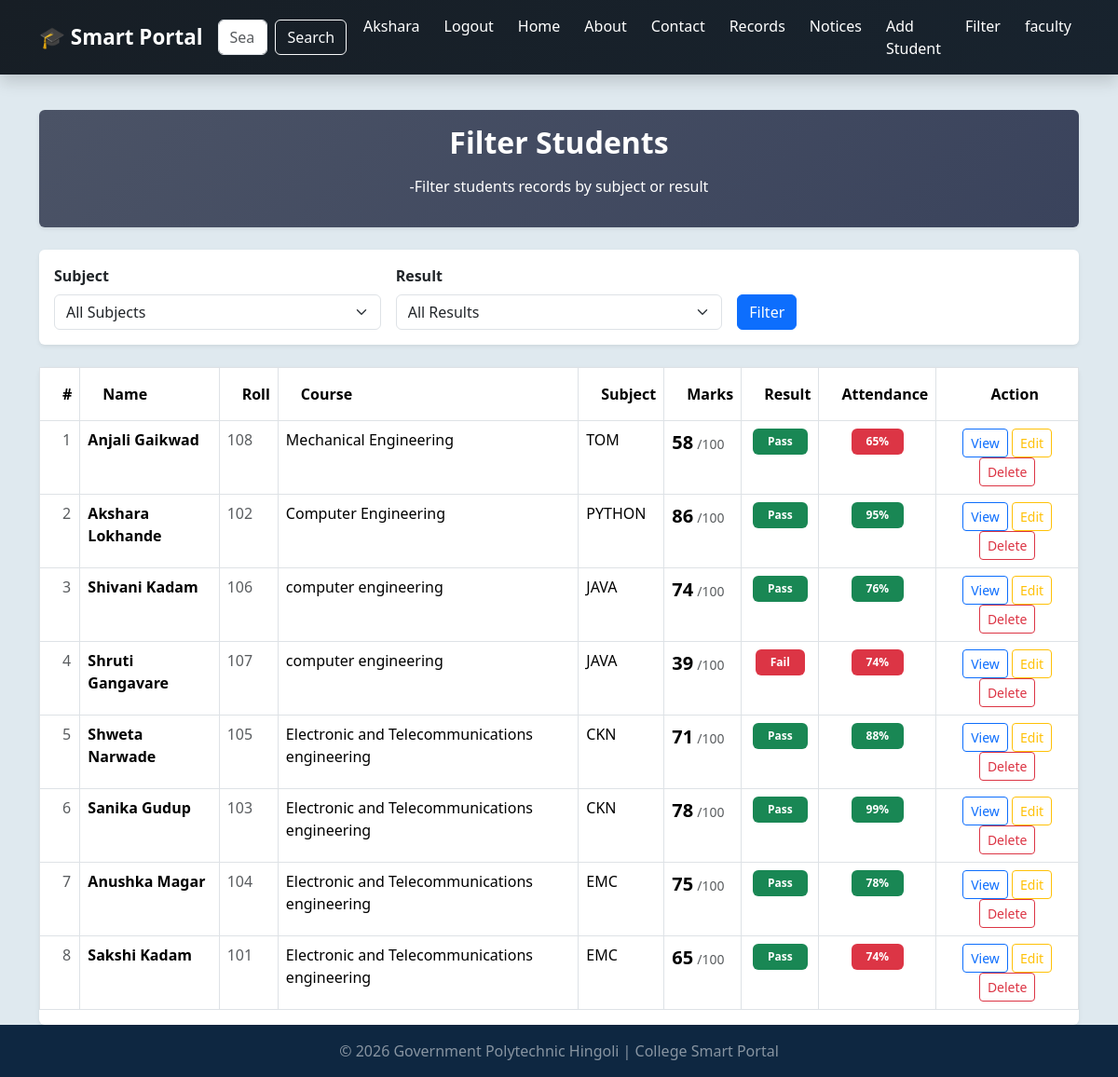
Screenshot of /filter (signed in) with the database file from the repository.
### tables this page shows
CREATE TABLE students(
                id INTEGER PRIMARY KEY AUTOINCREMENT,
                 name TEXT NOT NULL,
                 roll INTEGER NOT NULL,
                 course TEXT NOT NULL,
                 subject TEXT NOT NULL,
                 marks INTEGER NOT NULL,
                 attendance INTEGER DEFAULT 0
                 );

### app2.py (the view)
@app.route('/filter')
def filter_students():
    subject = request.args.get('subject','')
    selected_result = request.args.get('result','')
    conn = get_db()
    subjects = conn.execute('''SELECT DISTINCT subject FROM students
                        WHERE subject IS NOT NULL
                        AND subject !=""
                        ORDER BY subject ASC ''').fetchall()
    query = 'SELECT * FROM students WHERE 1=1'
    params = []
    if subject:
        query += ' AND subject = ?'
        params.append(subject)
    if selected_result == 'pass':
        query += ' AND marks >= 40'
    elif selected_result == 'fail':
        query += ' AND marks < 40'
    query += ' ORDER BY id DESC'
    students = conn.execute(query,params).fetchall()
    conn.close()
    return render_template('filter.html',students=students,selected_subject=subject, subjects=subjects,selected_result=selected_result)

### database.py (called while the page is built)
def get_db():
   conn=sqlite3.connect(DB_PATH)
   conn.row_factory= sqlite3.Row
   return conn

### templates/filter.html (shortened to what this page needs)
{% extends 'base.html' %}
{% block content %}
<div class="card mb-4 shadow-sm p-3"style="background:linear-gradient(135deg, #4b5366, #3a435c);">
<h2 class="fw-bold mb-3 text-white text-center">Filter Students</h2>
<p class="text-white text-center">-Filter students records by subject or result
</p>
</div>
<div class="card mb-4 shadow-sm">
    <div class="card-body">
        <form method="GET" action="{{ url_for('filter_students') }}">
            <div class="row g-3 align-items-end">
                <div class="col-md-4">
                    <label class="form-label fw-bold">Subject</label>
                    <select name="subject" class="form-select">
                        <option value="">All Subjects</option>
                    </select>
                </div>
                <div class="col-md-4">
                    <label class="form-label fw-bold">Result</label>
                        <select name="result" class="form-select">
                            <option value="">All Results</option>
                        </select>
                </div>
                <div class="col-md-4">
                    <button type="submit" class="btn btn-primary">Filter</button>
                </div>
            </div>
        </form>
    </div>
</div>
<div class="card shadow-sm">
    <div class="card-body p-0">
        {% if students|length == 0 %}
        <div class="text-center p-5">
            <h5 class="text-muted">No student records found.</h5>
            <a href="{{ url_for('add_student') }}" class="btn btn-primary mt-2">Add Student</a>
        </div>
        {% else %}
        <div class="table-responsive">
                <table class="table table-bordered table-hover">
                <thead style="background-color: #0b1f39; color:white;">
                    <tr>
                        <th class="py-3 ps-4">#</th>
                        <th class="py-3 ps-4">Name</th>
                        <th class="py-3 ps-4">Roll</th>
                        <th class="py-3 ps-4">Course</th>
                        <th class="py-3 ps-4">Subject</th>
                        <th class="py-3 ps-4">Marks</th>
                        <th class="py-3 ps-4">Result</th>
                        <th class="py-3 ps-4 text-center">Attendance</th>
                        <th class="py-3 ps-4 text-center">Action</th>
                    </tr>
                </thead>
                <tbody id="tableBody">
                    {% for student in students %}
                    <tr data-name="{{ student.name | lower}}">
                        <td class="ps-4 text-muted">{{ loop.index }}</td>
                        <td>
                            <div class="d-flex align-items-center">
                                <span class="fw-bold">{{ student.name }}</span>
                            </div>
                        </td>
                        <td class="text-muted">{{ student.roll }}</td>
                        <td>{{ student.course }}</td>
                        <td>{{ student.subject }}</td>
                        <td>
                            <span class="fw-bold fs-5">{{ student.marks }}</span>
                            <span class="text-muted small">/100</span>
                        </td>
                        <td class="text-center">
                            {% if student.marks >= 40 %}
                                <span class="badge bg-success px-3 py-2">Pass</span>
                            {% else %}
                                <span class="badge bg-danger px-3 py-2">Fail</span>
                            {% endif %}
                        </td>
                        <td class="text-center">
                            {% if student.attendance >= 75 %}
                                <span class="badge bg-success px-3 py-2">
                                    {{ student.attendance }}%
                                </span>
                            {% else %}
                                <span class="badge bg-danger px-3 py-2">
                                    {{ student.attendance }}%
                                </span>
                            {% endif %}
                        </td>
                        <td class="text-center">
                            <a href="{{ url_for('student_detail', id=student.id) }}" class="btn btn-sm btn-outline-primary">View</a>
                            {% if session.role == 'admin' %}
                            <a href="{{ url_for('edit_student', id=student.id) }}" class="btn btn-sm btn-outline-warning">Edit</a>
                            <a href="{{ url_for('delete_student', id=student.id) }}" class="btn btn-sm btn-outline-danger" onclick="return confirm('Are you sure you want to delete {{student.name}}?')">Delete</a>
                            {% endif %}
                        </td>
                    </tr>
                    {% endfor %}
                </tbody>
            </table>
        </div>
        {% endif %}
    </div>
</div>
{% endblock %}

### templates/base.html (style rules this page uses)
body { padding-top: 70px; background: #dee9eff7; min-height: 100vh; display: flex; flex-direction: column; }
.card { border:none; transition: 0.3s; }

### rows the page displays
students: name "Anjali Gaikwad", roll "108", course "Mechanical Engineering", subject "TOM", marks "58", shows "Pass", attendance "65"
students: name "Akshara Lokhande", roll "102", course "Computer Engineering", subject "PYTHON", marks "86", shows "Pass", attendance "95"
students: name "Shivani Kadam", roll "106", course "computer engineering", subject "JAVA", marks "74", shows "Pass", attendance "76"
students: name "Shruti Gangavare", roll "107", course "computer engineering", subject "JAVA", marks "39", shows "Fail", attendance "74"
students: name "Shweta Narwade", roll "105", course "Electronic and Telecommunications engineering", subject "CKN", marks "71", shows "Pass", attendance "88"
students: name "Sanika Gudup", roll "103", course "Electronic and Telecommunications engineering", subject "CKN", marks "78", shows "Pass", attendance "99"
students: name "Anushka Magar", roll "104", course "Electronic and Telecommunications engineering", subject "EMC", marks "75", shows "Pass", attendance "78"
students: name "Sakshi Kadam", roll "101", course "Electronic and Telecommunications engineering", subject "EMC", marks "65", shows "Pass", attendance "74"

### other values shown
{{ session.username }} "Akshara"
